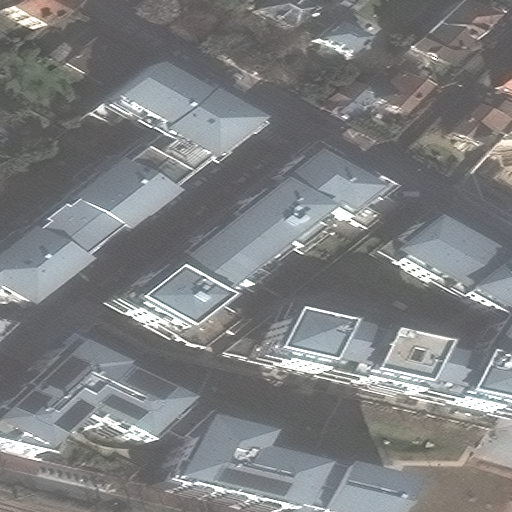
#> input picture data/augmentation/train_img/006.png, 512 x 512 px; its folder holds only this picture in this run
$ python data.py
#> lines starting #> are read from the running program, lines starting #| are printed output that depends on the picture
import os
import cv2
import numpy as np
import random


img_path = 'train_img'
label_path = 'train_label'
f = os.listdir(img_path)

cnt = 500
for i in f:
	im = cv2.imread(os.path.join(img_path, i))
#> im is the input picture: shape (512, 512, 3); mean B, G, R 127.5, 126.2, 124.3
	label = cv2.imread(os.path.join(label_path, i))

	flip = random.randint(0, 1)
	flipped_im = cv2.flip(im, flip)
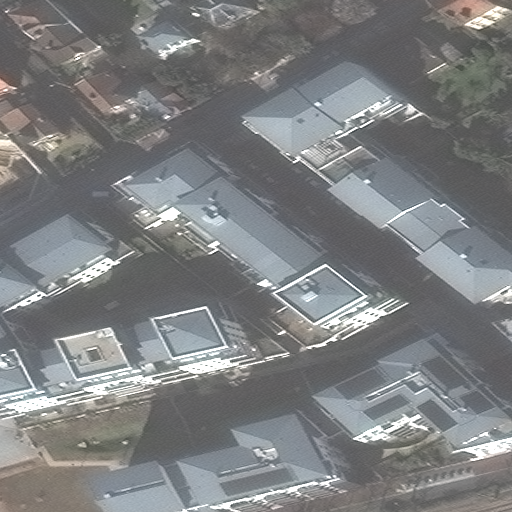
#> flipped_im: shape (512, 512, 3); mean B, G, R 127.5, 126.2, 124.3
	flipped_label = cv2.flip(label, flip)

	rotate = random.randint(1, 3)
	rotated_im = np.rot90(im, rotate)
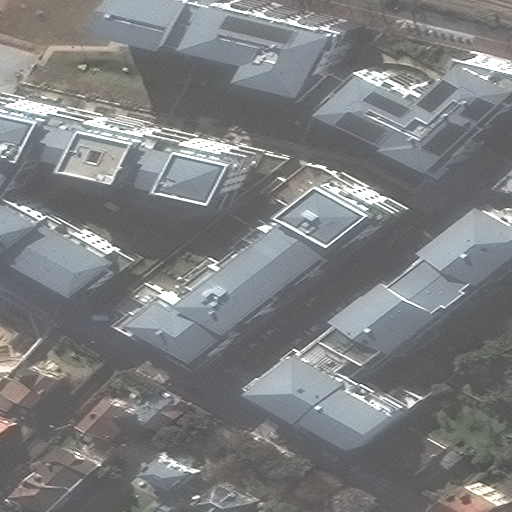
#> rotated_im: shape (512, 512, 3); mean B, G, R 127.5, 126.2, 124.3
	rotated_label = np.rot90(label, rotate)

	flipped_im_name = str(cnt) + '.png'
	cv2.imwrite(os.path.join(img_path, flipped_im_name), flipped_im)
	cv2.imwrite(os.path.join(label_path, flipped_im_name), flipped_label)

	cnt += 1
	rotated_im_name = str(cnt) + '.png'
	cv2.imwrite(os.path.join(img_path, rotated_im_name), rotated_im)
	cv2.imwrite(os.path.join(label_path, rotated_im_name), rotated_label)

	cnt += 1

$ run again, on data/augmentation/train_img/1019.png
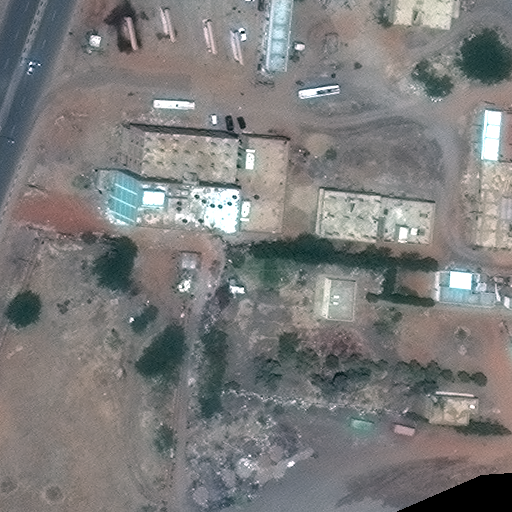
#> input picture data/augmentation/train_img/1019.png, 512 x 512 px
#> im is the input picture: shape (512, 512, 3); mean B, G, R 123.4, 124, 124.5
#> `flipped_im = cv2.flip(im, flip)`:
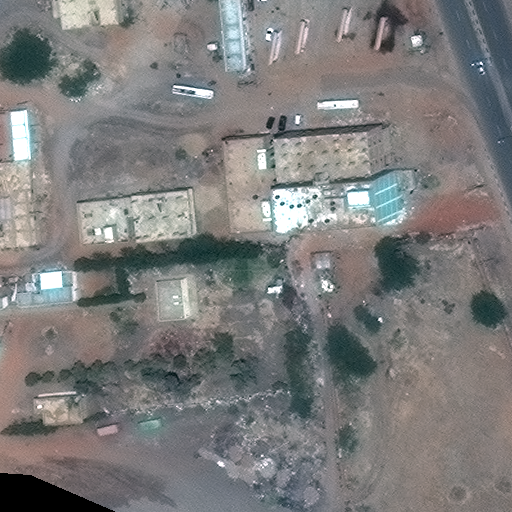
#> flipped_im: shape (512, 512, 3); mean B, G, R 123.4, 124, 124.5
#> `rotated_im = np.rot90(im, rotate)`:
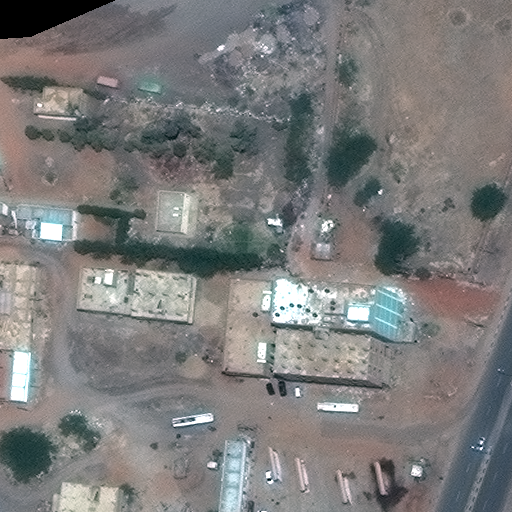
#> rotated_im: shape (512, 512, 3); mean B, G, R 123.4, 124, 124.5

$ run again, on data/augmentation/train_img/1021.png
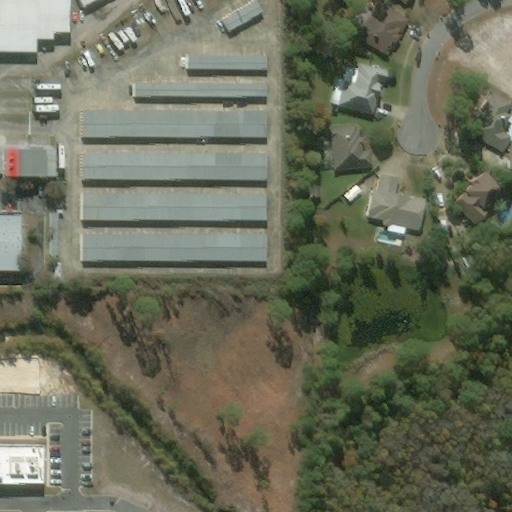
#> input picture data/augmentation/train_img/1021.png, 512 x 512 px
#> im is the input picture: shape (512, 512, 3); mean B, G, R 90.3, 108.8, 105.3
#> `flipped_im = cv2.flip(im, flip)`:
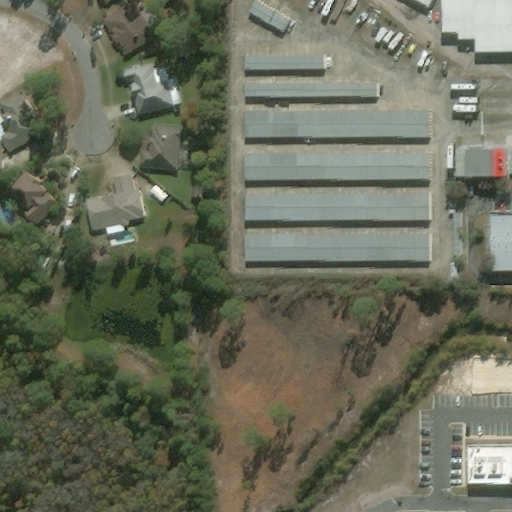
#> flipped_im: shape (512, 512, 3); mean B, G, R 90.3, 108.8, 105.3
#> `rotated_im = np.rot90(im, rotate)`:
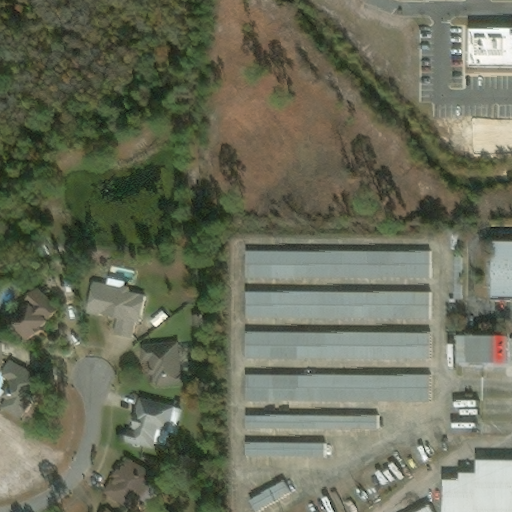
#> rotated_im: shape (512, 512, 3); mean B, G, R 90.3, 108.8, 105.3

$ run again, on data/augmentation/train_img/1036.png
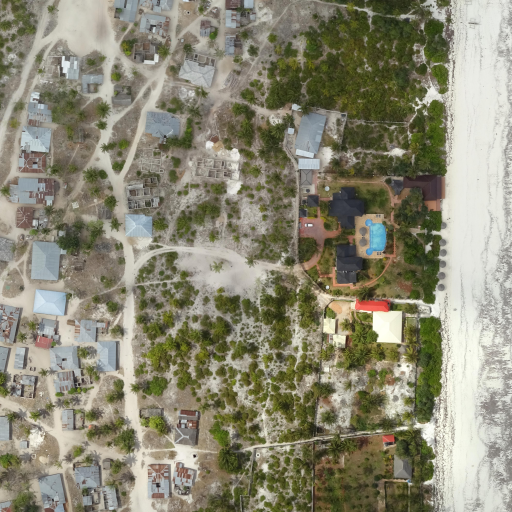
#> input picture data/augmentation/train_img/1036.png, 512 x 512 px
#> im is the input picture: shape (512, 512, 3); mean B, G, R 116.1, 136.1, 138.8
#> `flipped_im = cv2.flip(im, flip)`:
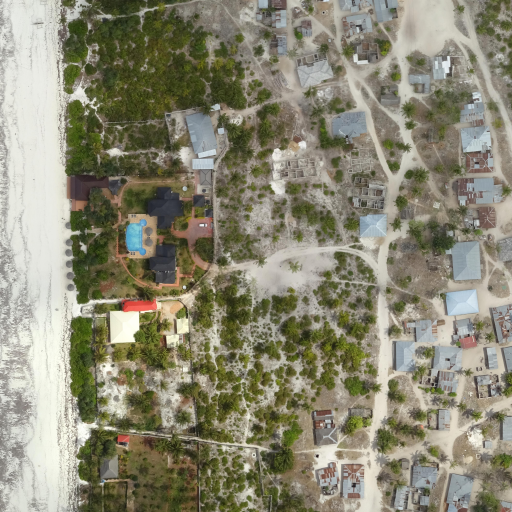
#> flipped_im: shape (512, 512, 3); mean B, G, R 116.1, 136.1, 138.8
#> `rotated_im = np.rot90(im, rotate)`:
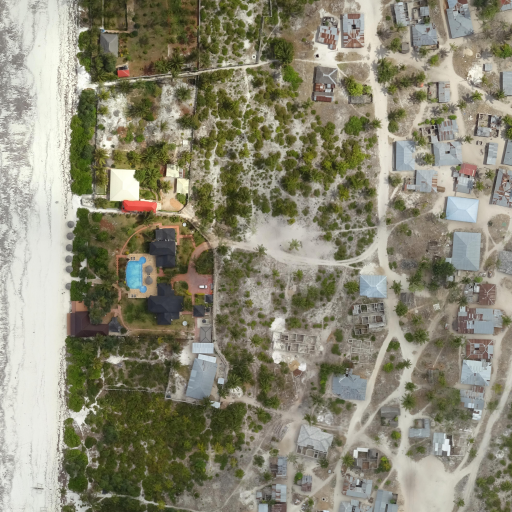
#> rotated_im: shape (512, 512, 3); mean B, G, R 116.1, 136.1, 138.8

$ run again, on data/augmentation/train_img/050.png
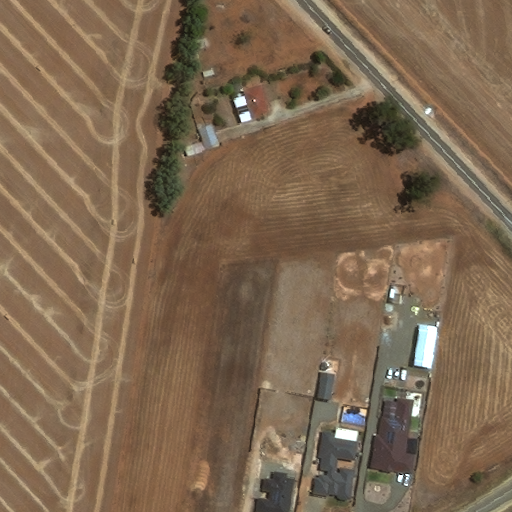
#> input picture data/augmentation/train_img/050.png, 512 x 512 px
#> im is the input picture: shape (512, 512, 3); mean B, G, R 81.7, 104.6, 126.8
#> `flipped_im = cv2.flip(im, flip)`:
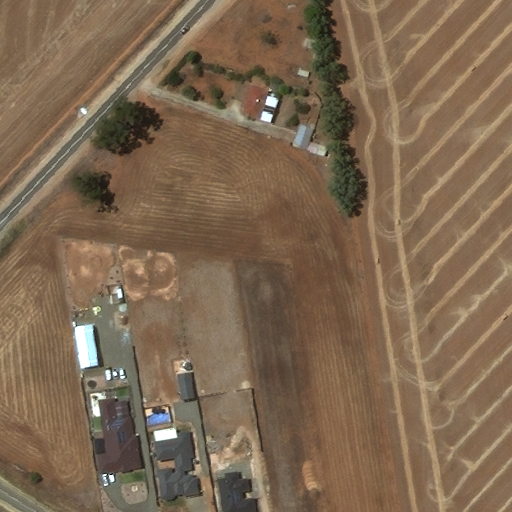
#> flipped_im: shape (512, 512, 3); mean B, G, R 81.7, 104.6, 126.8
#> `rotated_im = np.rot90(im, rotate)`:
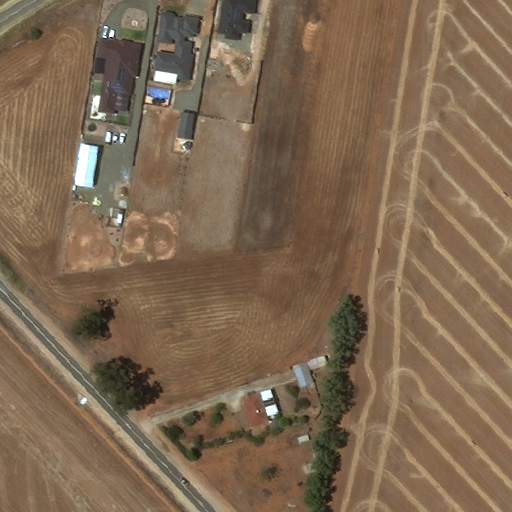
#> rotated_im: shape (512, 512, 3); mean B, G, R 81.7, 104.6, 126.8
